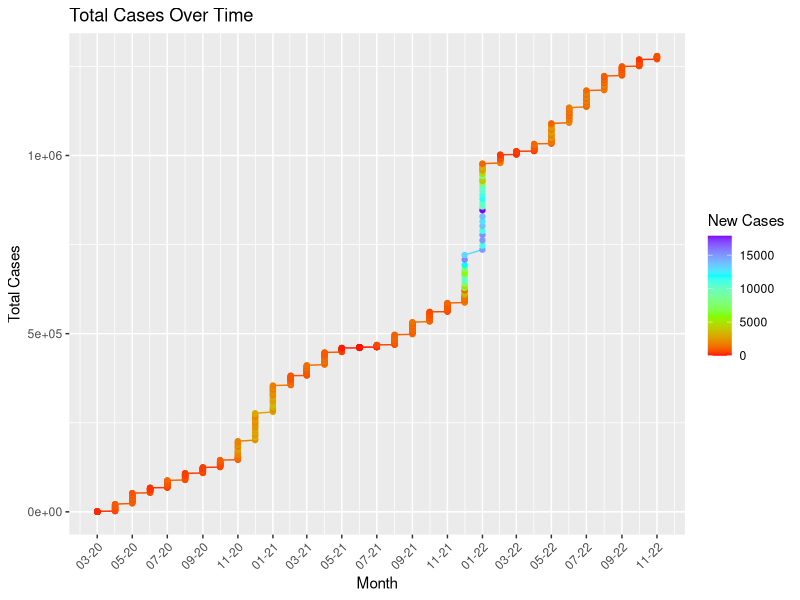
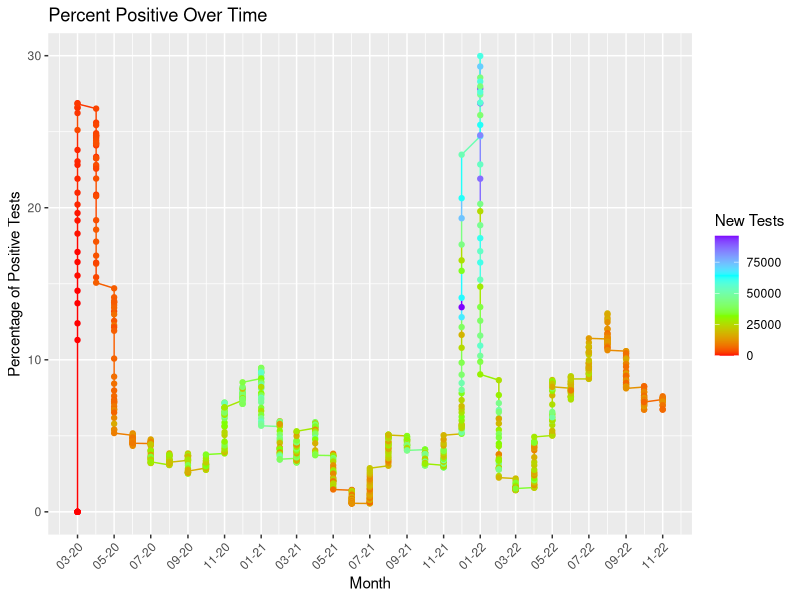
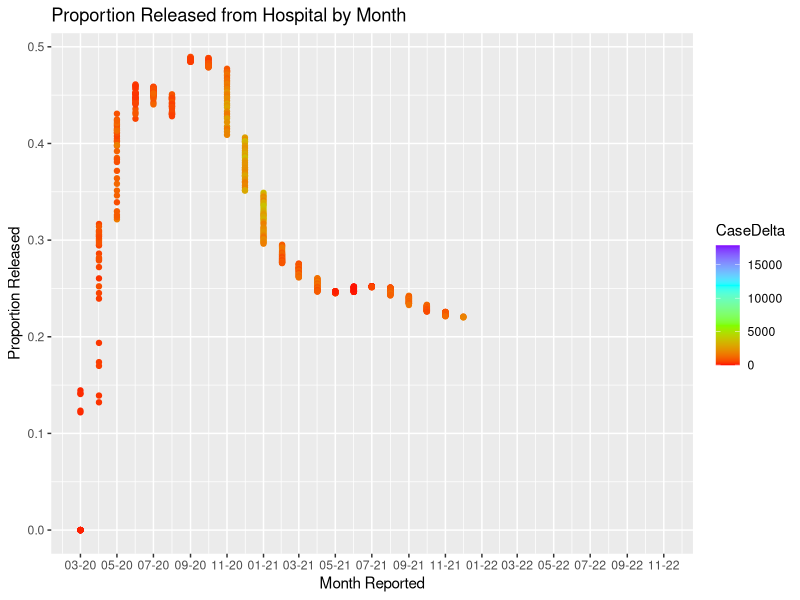
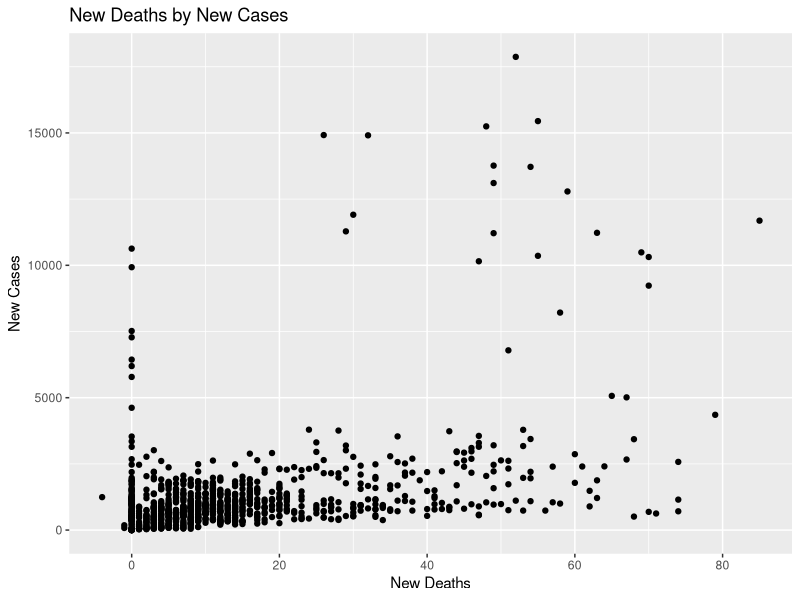
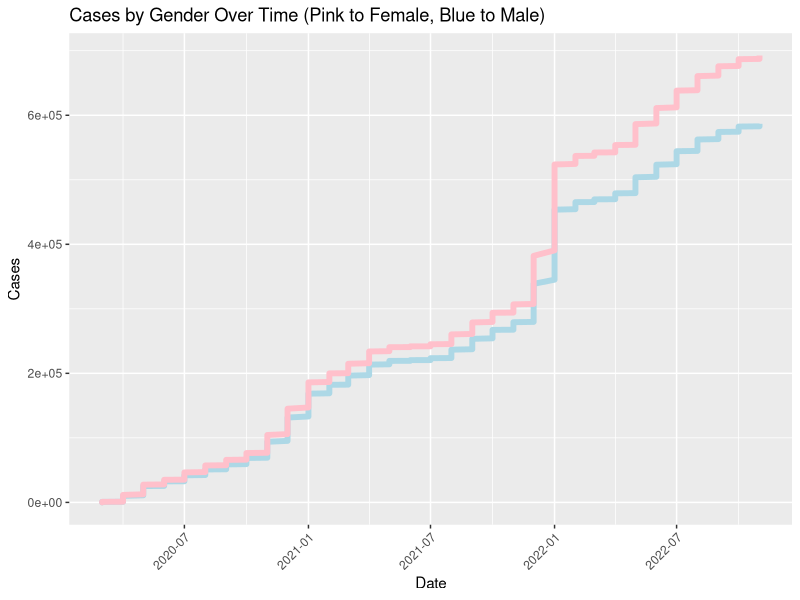
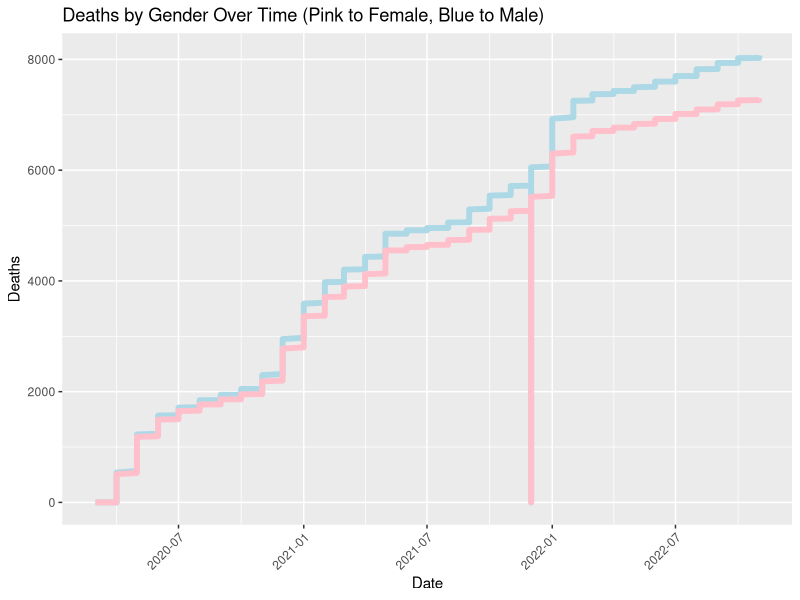
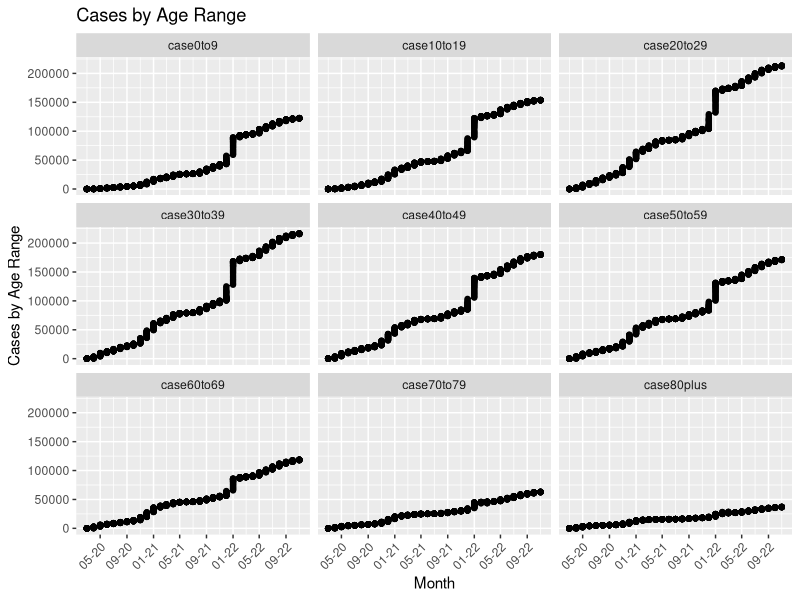
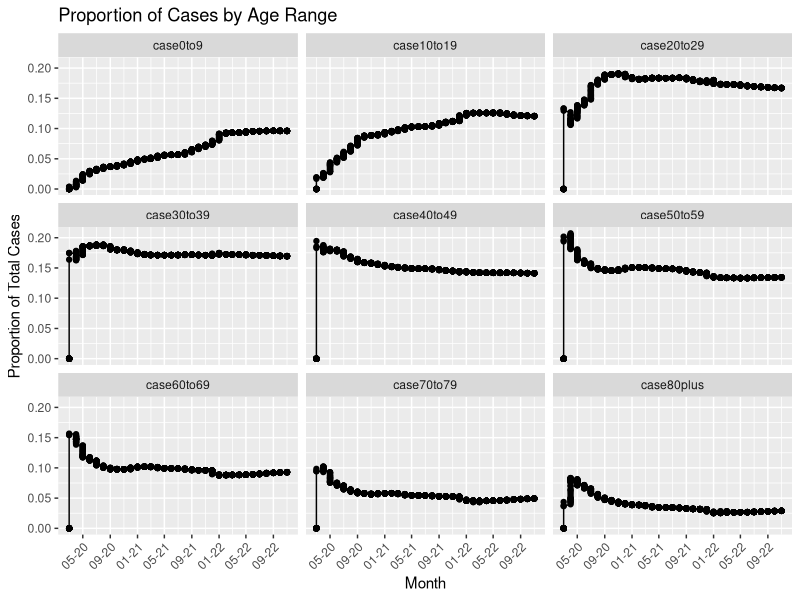

Reproduce these figures in R, in order.
## ---- chunk 1
knitr::opts_chunk$set(echo = TRUE)
## ---- chunk 2

library(data.table)
df <- fread('MD_COVID-19_-_MASTER_Case_Tracker.csv')
show(df)
## ---- chunk 3
library(zoo)
library(tidyverse)
library(lubridate)
library(dplyr)
## ---- chunk 4


df1 <- df %>% dplyr::mutate(year = year(as.Date(df$ReportDate,format="%m/%d/%Y")),
                 month = lubridate::month(as.Date(df$ReportDate,format="%m/%d/%Y")),
                 day = lubridate::day(as.Date(df$ReportDate,format="%m/%d/%Y")),
                 date = my(format(as.Date(df$ReportDate,format = "%m/%d/%Y"),"%m/%y")))
## ---- chunk 5
ggplot(data=df1, aes(x=df1$date, y=df1$TotalCases, color= df1$CaseDelta)) +
  labs(x = "Month", y = "Total Cases", color = "New Cases") +
  scale_colour_gradientn(colors=rainbow(4)) +
  geom_line()+
  geom_point() +
  scale_x_date(date_labels = "%m-%y",
               date_breaks = "2 month") +
  ggtitle("Total Cases Over Time") +
  theme(axis.text.x = element_text(angle = 45, hjust=1))
## ---- chunk 6
ggplot(data=df1, aes(x=df1$date, y=df1$PosTestPercent, color = df1$TestsDelta)) +
  geom_line() +
  labs(color = "New Tests", x = "Month", y = "Percentage of Positive Tests") +
  scale_colour_gradientn(colors=rainbow(4)) +
  geom_point() +
  scale_x_date(date_labels = "%m-%y",
               date_breaks = "2 month") +
  ggtitle("Percent Positive Over Time") + 
  theme(axis.text.x = element_text(angle = 45, hjust=1))
## ---- chunk 7
proportion_released = df1$total_released / df1$total_hospitalized
ggplot(data=df1, aes(x=df1$date, y=proportion_released, color=CaseDelta)) +
  scale_colour_gradientn(colors=rainbow(4)) +
  xlab("Month Reported") +
  ylab("Proportion Released") +
  geom_point() +
  scale_x_date(date_labels = "%m-%y",
               date_breaks = "2 month") +
  ggtitle("Proportion Released from Hospital by Month")
  theme(axis.text.x = element_text(angle = 45, hjust=1))

## ---- chunk 8

df1$NegDelta[is.na(df1$NegDelta)] = 0
df1$bedsDelta[is.na(df1$bedsDelta)] = 0
df1$deathsDelta[is.na(df1$deathsDelta)] = 0
df1$CaseDelta[is.na(df1$CaseDelta)] = 0
df1$pDeathsDelta[is.na(df1$pDeathsDelta)] = 0
df1$TestsDelta[is.na(df1$TestsDelta)] = 0
df1$releasedDelta[is.na(df1$releasedDelta)] = 0
df1$hospitalizedDelta[is.na(df1$hospitalizedDelta)] = 0

df1 <- df1 %>% mutate_all(.funs = funs(na.locf0(.)))

ggplot(data=df1, aes(x=df1$deathsDelta, y=df1$CaseDelta)) +
  labs(y = "New Cases", x = "New Deaths") +
  geom_point() +
  ggtitle("New Deaths by New Cases")
  geom_abline(color = "red")
## ---- chunk 9

ggp1 <- ggplot(data = df1, aes(x=df1$date)) +       
  geom_line(aes(y = df1$genMale), color = "lightblue", size=2) +
  geom_line(aes(y = df1$genFemale), color = "pink", size=2) +
  labs(x="Date", y="Cases") +
  ggtitle("Cases by Gender Over Time (Pink to Female, Blue to Male)") +
  theme(axis.text.x = element_text(angle = 45, hjust=1))

ggp1     

## ---- chunk 10

ggp1 <- ggplot(data = df1, aes(x=df1$date)) +       
  geom_line(aes(y = df1$deathGenMale), color = "lightblue", size=2) +
  geom_line(aes(y = df1$deathGenFemale), color = "pink", size=2) +
  labs(x="Date", y="Deaths") +
  ggtitle("Deaths by Gender Over Time (Pink to Female, Blue to Male)") +
  theme(axis.text.x = element_text(angle = 45, hjust=1))

ggp1     

## ---- chunk 11
agc <- df1 %>% pivot_longer(
  col = c(case0to9,case10to19,case20to29,case30to39,case40to49,case50to59,case60to69,case70to79,case80plus),
  names_to = "ageGroup",
  values_to = "cases")

ggplot(data = agc, aes(x = `date`, y = `cases`)) +
  facet_wrap(~agc$ageGroup) +
  labs(x = "Month", y = "Cases by Age Range") +
  geom_line()+
  geom_point() +
  ggtitle("Cases by Age Range") +
  scale_x_date(date_labels = "%m-%y",
               date_breaks = "4 month") +
  theme(axis.text.x = element_text(angle = 45, hjust=1))
## ---- chunk 12
agc$proportion = agc$cases / agc$TotalCases

ggplot(data = agc, aes(x = `date`, y = `proportion`)) +
  facet_wrap(~agc$ageGroup) +
  labs(x = "Month", y = "Proportion of Total Cases") +
  geom_line()+
  geom_point() +
  ggtitle("Proportion of Cases by Age Range") +
  scale_x_date(date_labels = "%m-%y",
               date_breaks = "4 month") +
  theme(axis.text.x = element_text(angle = 45, hjust=1))
## ---- chunk 13
agd <- df1 %>% pivot_longer(
  col = c(death0to9,death10to19,death20to29,death30to39,death40to49,death50to59,death60to69,death70to79,death80plus),
  names_to = "ageGroup",
  values_to = "deathByGroup")

ggplot(data = agd, aes(x = `date`, y = `deathByGroup`)) +
  facet_wrap(~agd$ageGroup) +
  labs(x = "Month", y = "Deaths by Age Range") +
  geom_line()+
  geom_point() +
  ggtitle("Deaths by Age Range") +
  scale_x_date(date_labels = "%m-%y",
               date_breaks = "4 month") +
  theme(axis.text.x = element_text(angle = 45, hjust=1))
## ---- chunk 14
agd$proportion = agd$deathByGroup / agd$TotalCases

ggplot(data = agc, aes(x = `date`, y = `proportion`)) +
  facet_wrap(~agd$ageGroup) +
  labs(x = "Month", y = "Proportion of Total Deaths") +
  geom_line()+
  geom_point() +
  ggtitle("Proportion of Deaths by Age Range") +
  scale_x_date(date_labels = "%m-%y",
               date_breaks = "4 month") +
  theme(axis.text.x = element_text(angle = 45, hjust=1))
